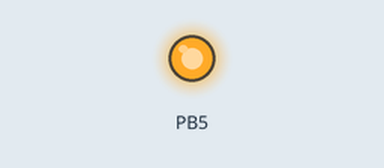
Bench run of a program on a simulated ATmega328P, built with avr-gcc and emulated at 16 MHz (the files do not name the chip). Parts: output pins drawn as LEDs (lit = HIGH). Sleep ends after the set time or at an interrupt.

Above: at 2.0 s.
At 6.2 s:
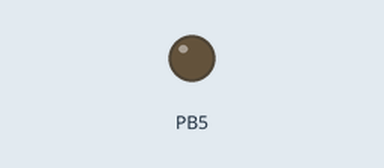
Timing chart, 0 to 10.9 s (numbered marks = the images above):
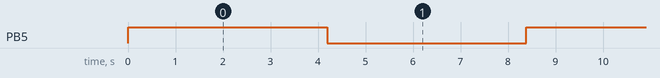

The program:

main.c
```c
// put LED on PC5

#include <avr/io.h>       	// this is always included in AVR programs
#include <avr/interrupt.h>
#ifndef F_CPU          		// if F_CPU was not defined in Project -> Properties
#define F_CPU 16000000UL    // define it now as 16 MHz unsigned long
#endif
#include <util/delay.h>     // add this to use the delay function
#include <avr/sleep.h>

int main(void) {

	init_timer1();
	init();

	while (1)
	{
		sleep_enable();
		sleep_cpu();
		sleep_disable();
	}

	return(0);          	// should never get here, this is to prevent a compiler warning
}

void init(void)
{
	DDRB = 0x20;     		// set pin 13 as output, others as input

	sei();
}

void init_timer1(void)
{
	TCCR1A = 0x00;
	TCCR1B = 0x05;

	// Clear pending interrupts
	TIFR1 |= 0x01;			// Timer / Counter1 Interrupt flag register

	// Set timer/counter
	TCNT1 = 0xFFFF;

	// enable timer/counter interrupt
	TIMSK1 = 0x01;			// overflow interrupt enable
}

ISR(TIMER1_OVF_vect)
{
	PORTB ^= 0x20;   		// set pin 13 to LOW and back
}

ISR(BADISR_vect)
{
	// user code here
}
```

Measured:
- by itself, PB5: alternates HIGH for 4.2 s and LOW for 4.2 s
